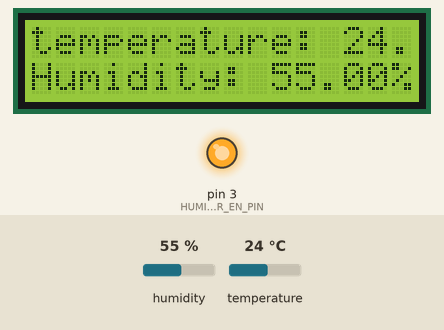
Simulated run of this sketch. Board: Arduino Uno, built with avr-gcc and run on an emulated ATmega328P. Shown: 16×2 character LCD, output pins drawn as LEDs (lit = HIGH). Inputs (shaded band) come from the test bench; at power-on: humidity 55 %, temperature 24 °C. What the sketch prints to the serial monitor is not drawn.

Above: at 11.2 s.
11.3 s: humidity set to 22 %
At 16.2 s:
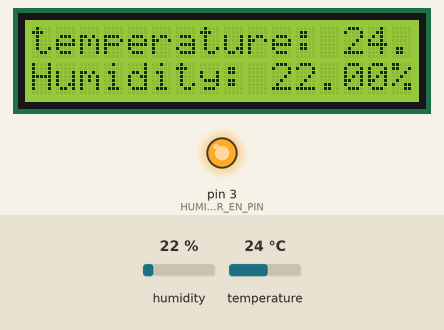
16.5 s: humidity set to 88 %
At 20.4 s:
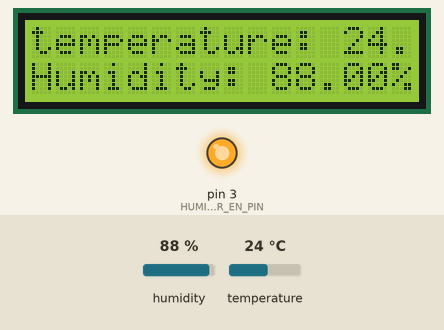
21.5 s: humidity set to 91 %
At 25.9 s:
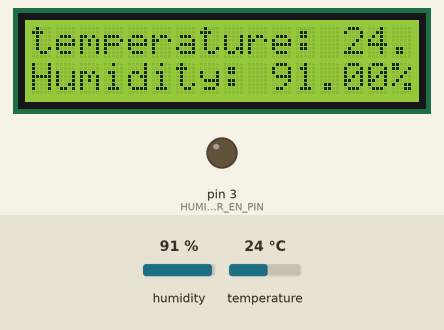
Timing chart, 0 to 27.4 s (numbered marks = the images above; inputs shaded):
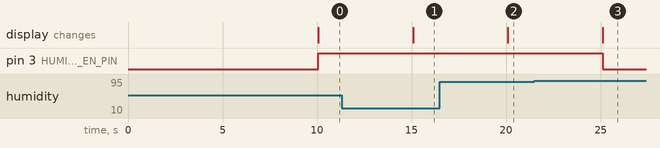

The sketch:

main.cpp.ino
```cpp
#include <LiquidCrystal.h>

#include <dht.h>
#include <LiquidCrystal.h>

#define DHTPIN 2
//7 Because we connected the DHT22 to the pin 2
//Connect negative pin DHT to ground pin arduino
//Connect the middle/signal pin to the a digital pin
//Last connect the positive pin of the arduino to the 5V pin

#define HUMIDIFIER_EN_PIN 3
int humidifier_status = 0;

LiquidCrystal lcd(12, 11, 10, 9, 8, 7);
//Decaration of liquidcrystal class lcd, that is connected to the indicated pins

dht DHT;
//We declare the dht class, that contains the variables temperature and humidity and the function read22(uint8_t pin), that sets those variables

//Setup function is always executed first and one time, while the loop function is executed an infinite amount of times
void setup()
{
  delay(10000);
  Serial.begin(9600);
  /*
    Passes the value 9600 to the speed parameter. This tells the Arduino to get ready to exchange messages with the Serial Monitor at a data rate of 9600 bits per second.
    The serial monitor is the connexion between the computer and your Arduino - it lets you send and receive text messages, handy for debugging and also controlling the Arduino from a keyboard.
  */
  //Set up the LCDs number of columns and rows
  lcd.begin(16, 2);
  //Activates the enable pin for the humidifier as an output pin
  pinMode(HUMIDIFIER_EN_PIN, OUTPUT);
}

void print_lcd()
{
  lcd.print("temperature: ");
  lcd.print(DHT.temperature);
  lcd.print("°C");
  lcd.setCursor(0, 1);
  lcd.print("Humidity: ");
  lcd.print(DHT.humidity);
  lcd.print("%");
}

void print_serial()
{
  Serial.print("Temperature: ");
  Serial.print(DHT.temperature);
  Serial.println("°C");
  Serial.print("Humidity: ");
  Serial.print(DHT.humidity);
  Serial.println("%");
  Serial.println("-----");
}

void humidifier()
{
 //Activate the enable pin of the humidifier with HIGH and de-activate with LOW, Warning DO NOT TOUCH 64V
 if (DHT.humidity < 80 && humidifier_status == 0)
 {
  humidifier_status = 1;
  digitalWrite(HUMIDIFIER_EN_PIN, HIGH);
 }
 else if (DHT.humidity < 90)
   int i = 1;
 else if (humidifier_status == 1)
 {
  humidifier_status = 0;
  digitalWrite(HUMIDIFIER_EN_PIN, LOW);
 }
}

void loop()
{
  // Set the variables temperature and humidity
  int read_data = DHT.read22(DHTPIN);
  print_serial();
  print_lcd();
  humidifier();
  //Wait 5seconds
  delay(5000);
}

//To compile click on upright arrow in the screen upper left corner
```

Measured:
- the behaviour switches between 89 and 90 % on humidity (found by bisection; images 2 and 3)
- after the input at 11.3 s, the display: changes after 3.8 s (image 1)
- after the input at 16.5 s, the display: changes after 3.6 s (image 2)
- after the input at 21.5 s, pin 3 (HUMIDIFIER_EN_PIN): HIGH → LOW after 3.6 s; the display: changes after 3.6 s (image 3)
